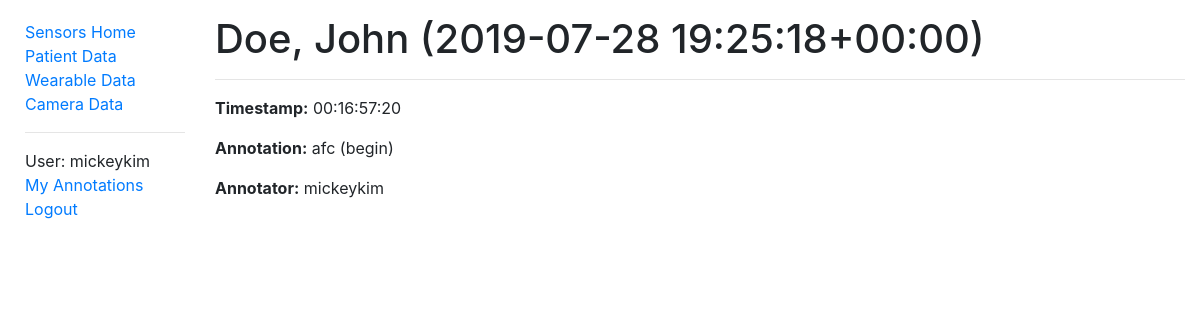
Page /sensors/wearabledata/ace0eb2e-67a2-4d2a-bbf5-4a54147f4979/3 (signed in) on the earlier database version.
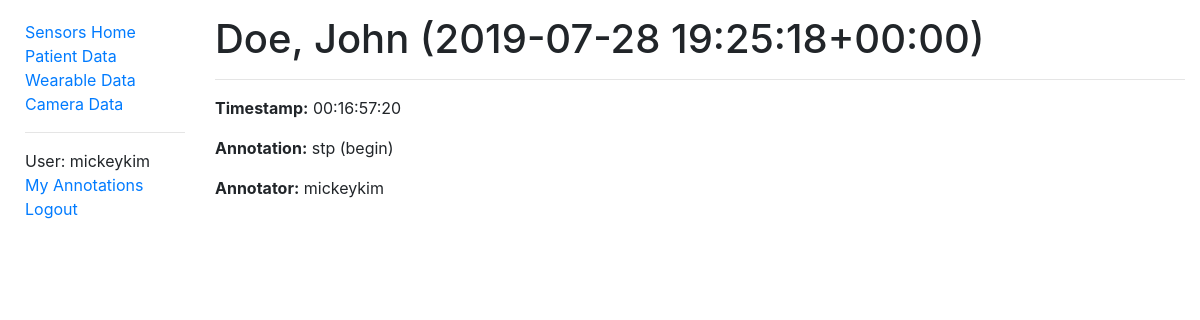
Same page on the later database version.
### sensors/models.py (models this page shows, shortened)
class WearableAnnotation(models.Model):
    id = models.AutoField(primary_key=True)
    wearable = models.ForeignKey('WearableData', on_delete=models.CASCADE, null=True)
    timestamp = models.CharField(max_length=11, help_text='hh:mm:ss:ff')
    annotator = models.ForeignKey(User, on_delete=models.SET_NULL, null=True)
    annotation = models.CharField(
        max_length=3,
        choices=ANNOTATION,
        default='oth',
        help_text='PD Symptom',
    )
    status = models.CharField(max_length=1, choices=ANNOTATION_STATUS, default=BEGIN, help_text='Begin (+) or End (-)')
    note = models.CharField(max_length=500, help_text='Note regarding annotation', null=True, blank=True)
    class Meta:
        ordering = ['timestamp']

class WearableData(models.Model):
    id = models.UUIDField(primary_key=True, default=uuid.uuid4, help_text='Unique ID for this wearable data')
    patient = models.ForeignKey('PatientData', on_delete=models.CASCADE, null=True)
    filename = models.FileField(upload_to='wearable/')
    time = models.DateTimeField()
    note = models.CharField(max_length=500, help_text='Note regarding wearable')
    class Meta:
        ordering = ['patient', '-time']
    def __str__(self):
        return f'{self.patient} ({self.time})'

class PatientData(models.Model):
    id = models.AutoField(primary_key=True)
    first_name = models.CharField(max_length=50, help_text='Patient first name')
    last_name = models.CharField(max_length=50, help_text='Patient last name')
    date_of_birth = models.DateField()
    notes = models.CharField(max_length=500, help_text='Notes regarding patient')
    class Meta:
        ordering = ['last_name']
    def __str__(self):
        return f'{self.last_name}, {self.first_name}'

### sensors/views.py (the view)
# urls.py: re_path(r'^wearabledata/(?P<uuid>[\w-]+)/(?P<pk>\d+)$', views.WearableAnnotationDetailView.as_view(), name='wearableannotation-detail'),
class WearableAnnotationDetailView(LoginRequiredMixin, generic.DetailView):
    model = WearableAnnotation

### sensors/context_processors.py (called while the page is built)
def extra_context(request):
    return {'media_url': settings.MEDIA_URL}

### sensors/templates/sensors/wearableannotation_detail.html (shortened to what this page needs)
{% extends "base.html" %}
{% block content %}
  <h1>{{ wearableannotation.wearable }}</h1>
  <hr>
  <p><strong>Timestamp:</strong> {{ wearableannotation.timestamp }}</p>
  <p><strong>Annotation:</strong> {{ wearableannotation.get_annotation_display }}
    {% if wearableannotation.get_status_display == '+' %} (begin)
    {% elif wearableannotation.get_status_display == '-' %} (end)
    {% endif %}
  </p>
  <p><strong>Annotator:</strong> {{ wearableannotation.annotator }}</p>
{% endblock %}

Differences in the rows shown:
changed WearableAnnotation "mickeykim": annotation "afc" → "stp"
